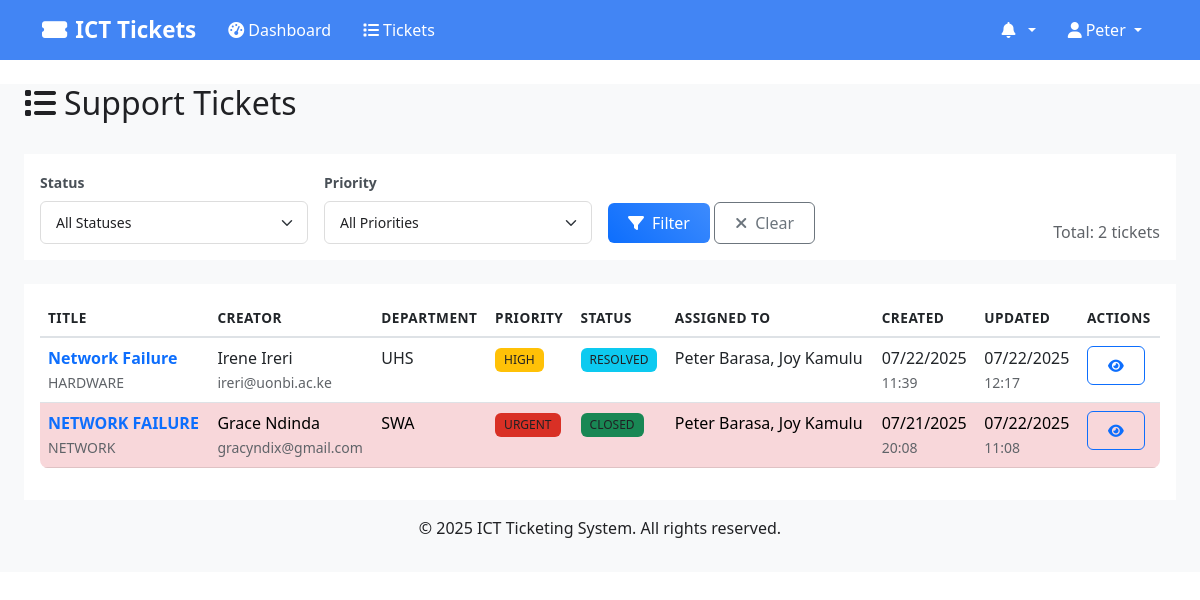
Page /tickets (signed in) on the committed database.
### models.py (models this page shows, shortened)
class User(UserMixin, db.Model):
    __tablename__ = 'users'
    id = db.Column(db.Integer, primary_key=True)
    username = db.Column(db.String(80), unique=True, nullable=False)
    email = db.Column(db.String(120), unique=True, nullable=False)
    phone = db.Column(db.String(20), nullable=True)
    password_hash = db.Column(db.String(256), nullable=False)
    first_name = db.Column(db.String(50), nullable=False)
    last_name = db.Column(db.String(50), nullable=False)
    role = db.Column(db.String(20), nullable=False)  # 'user', 'tech', 'admin'
    department_id = db.Column(db.Integer, db.ForeignKey('departments.id'), nullable=True)
    is_active = db.Column(db.Boolean, default=True)
    created_at = db.Column(db.DateTime, default=datetime.utcnow)
    updated_at = db.Column(db.DateTime, default=datetime.utcnow, onupdate=datetime.utcnow)
    department = db.relationship('Department', backref='users')
    created_tickets = db.relationship('Ticket', foreign_keys='Ticket.created_by_id', backref='creator')
    @property
    def full_name(self):
        return f"{self.first_name} {self.last_name}"

class Ticket(db.Model):
    __tablename__ = 'tickets'
    id = db.Column(db.Integer, primary_key=True)
    title = db.Column(db.String(200), nullable=False)
    description = db.Column(db.Text, nullable=False)
    priority = db.Column(db.String(10), nullable=False)  # 'URGENT', 'HIGH', 'MEDIUM', 'LOW'
    status = db.Column(db.String(20), default='OPEN')  # 'OPEN', 'IN_PROGRESS', 'RESOLVED', 'CLOSED'
    category = db.Column(db.String(50), nullable=True)
    location = db.Column(db.String(100), nullable=True)
    unit = db.Column(db.String(50), nullable=True)  # For SWA departments (USHR, LSHR)
    created_by_id = db.Column(db.Integer, db.ForeignKey('users.id'), nullable=False)
    assigned_to_ids = db.Column(db.Text, nullable=True)  # Store comma-separated IDs for multiple assignments
    created_at = db.Column(db.DateTime, default=datetime.utcnow)
    updated_at = db.Column(db.DateTime, default=datetime.utcnow, onupdate=datetime.utcnow)
    resolved_at = db.Column(db.DateTime, nullable=True)
    closed_at = db.Column(db.DateTime, nullable=True)
    due_date = db.Column(db.DateTime, nullable=True)
    @property
    def assigned_techs(self):
        if not self.assigned_to_ids:
            return []
        ids = [int(id.strip()) for id in self.assigned_to_ids.split(',') if id.strip()]
        return User.query.filter(User.id.in_(ids)).all()
    comments = db.relationship('TicketComment', backref='ticket', cascade='all, delete-orphan')
    notifications = db.relationship('Notification', backref='ticket', cascade='all, delete-orphan')
    @property
    def priority_color(self):
        colors = {
            'URGENT': 'danger',
            'HIGH': 'warning',
            'MEDIUM': 'info',
            'LOW': 'success'
        }
        return colors.get(self.priority, 'secondary')
    @property
    def status_color(self):
        colors = {
            'OPEN': 'primary',
            'IN_PROGRESS': 'warning',
            'RESOLVED': 'info',
            'CLOSED': 'success'
        }
        return colors.get(self.status, 'secondary')

class Department(db.Model):
    __tablename__ = 'departments'
    id = db.Column(db.Integer, primary_key=True)
    name = db.Column(db.String(100), unique=True, nullable=False)
    code = db.Column(db.String(10), unique=True, nullable=False)
    description = db.Column(db.Text, nullable=True)
    created_at = db.Column(db.DateTime, default=datetime.utcnow)

### routes.py (the view)
@app.route('/tickets')
@login_required
def list_tickets():
    page = request.args.get('page', 1, type=int)
    status_filter = request.args.get('status', '')
    priority_filter = request.args.get('priority', '')
    query = Ticket.query
    if current_user.role == 'user':
        query = query.filter_by(created_by_id=current_user.id)
    elif current_user.role == 'tech':
        all_tickets = Ticket.query.all()
        filtered_tickets = []
        for ticket in all_tickets:
            is_assigned_to_me = False
            if ticket.assigned_to_ids:
                assigned_ids = [int(id.strip()) for id in ticket.assigned_to_ids.split(',') if id.strip()]
                is_assigned_to_me = current_user.id in assigned_ids
            is_unassigned = ticket.assigned_to_ids is None
            if is_assigned_to_me or is_unassigned:
                filtered_tickets.append(ticket)
        from sqlalchemy import or_
        ticket_ids = [t.id for t in filtered_tickets]
        if ticket_ids:
            query = query.filter(Ticket.id.in_(ticket_ids))
        else:
            query = query.filter(Ticket.id == -1)  # No results
    if status_filter:
        query = query.filter_by(status=status_filter)
    if priority_filter:
        query = query.filter_by(priority=priority_filter)
    tickets = query.order_by(Ticket.created_at.desc()).paginate(
        page=page, per_page=20, error_out=False
    )
    return render_template('ticket_list.html', tickets=tickets)

### templates/ticket_list.html (shortened to what this page needs)
{% extends "base.html" %}
{% block content %}
<div class="container-fluid">
    <div class="row">
        <div class="col-12">
            <div class="d-flex justify-content-between align-items-center mb-4">
                <h2><i class="fas fa-list me-2"></i>Support Tickets</h2>
            </div>
        </div>
    </div>
    <div class="row mb-4">
        <div class="col-12">
            <div class="card">
                <div class="card-body">
                    <form method="GET" class="row g-3 align-items-end">
                        <div class="col-md-3">
                            <label class="form-label">Status</label>
                            <select name="status" class="form-select">
                                <option value="">All Statuses</option>
                            </select>
                        </div>
                        <div class="col-md-3">
                            <label class="form-label">Priority</label>
                            <select name="priority" class="form-select">
                                <option value="">All Priorities</option>
                            </select>
                        </div>
                        <div class="col-md-3">
                            <button type="submit" class="btn btn-primary">
                                <i class="fas fa-filter me-2"></i>Filter
                            </button>
                            <a href="{{ url_for('list_tickets') }}" class="btn btn-outline-secondary">
                                <i class="fas fa-times me-2"></i>Clear
                            </a>
                        </div>
                        <div class="col-md-3 text-end">
                            <span class="text-muted">
                                Total: {{ tickets.total }} tickets
                            </span>
                        </div>
                    </form>
                </div>
            </div>
        </div>
    </div>
    <div class="row">
        <div class="col-12">
            <div class="card">
                <div class="card-body">
                    {% if tickets.items %}
                    <div class="table-responsive">
                        <table class="table table-hover">
                            <thead>
                                <tr>
                                    <th>Title</th>
                                    <th>Creator</th>
                                    {% if current_user.role in ['tech', 'admin'] %}
                                    <th>Department</th>
                                    {% endif %}
                                    <th>Priority</th>
                                    <th>Status</th>
                                    <th>Assigned To</th>
                                    <th>Created</th>
                                    <th>Updated</th>
                                    <th>Actions</th>
                                </tr>
                            </thead>
                            <tbody>
                                {% for ticket in tickets.items %}
                                <tr class="{% if ticket.priority == 'URGENT' %}table-danger{% endif %}">
                                    <td>
                                        <a href="{{ url_for('view_ticket', ticket_id=ticket.id) }}"
                                           class="text-decoration-none fw-bold">
                                            {{ ticket.title[:50] }}{% if ticket.title|length > 50 %}...{% endif %}
                                        </a>
                                        <br>
                                        <small class="text-muted">{{ ticket.category }}</small>
                                    </td>
                                    <td>
                                        {{ ticket.creator.full_name }}<br>
                                        <small class="text-muted">{{ ticket.creator.email }}</small>
                                    </td>
                                    {% if current_user.role in ['tech', 'admin'] %}
                                    <td>
                                        {% if ticket.creator.department %}
                                        {{ ticket.creator.department.code }}
                                        {% else %}
                                        <span class="text-muted">-</span>
                                        {% endif %}
                                    </td>
                                    {% endif %}
                                    <td>
                                        <span class="badge bg-{{ ticket.priority_color }}">
                                            {{ ticket.priority }}
                                        </span>
                                    </td>
                                    <td>
                                        <span class="badge bg-{{ ticket.status_color }}">
                                            {{ ticket.status.replace('_', ' ') }}
                                        </span>
                                    </td>
                                    <td>
                                {% if ticket.assigned_techs %}
                                    {% for tech in ticket.assigned_techs %}{{ tech.full_name }}{% if not loop.last %}, {% endif %}{% endfor %}
                                {% else %}
                                    Unassigned
                                {% endif %}
                            </td>
                                    <td>
                                        {{ ticket.created_at.strftime('%m/%d/%Y') }}<br>
                                        <small class="text-muted">{{ ticket.created_at.strftime('%H:%M') }}</small>
                                    </td>
                                    <td>
                                        {% if ticket.updated_at != ticket.created_at %}
                                        {{ ticket.updated_at.strftime('%m/%d/%Y') }}<br>
                                        <small class="text-muted">{{ ticket.updated_at.strftime('%H:%M') }}</small>
                                        {% else %}
                                        <span class="text-muted">-</span>
                                        {% endif %}
                                    </td>
                                    <td>
                                        <div class="btn-group" role="group">
                                            <a href="{{ url_for('view_ticket', ticket_id=ticket.id) }}"
                                               class="btn btn-sm btn-outline-primary">
                                                <i class="fas fa-eye"></i>
                                            </a>
                                        </div>
                                    </td>
                                </tr>
                                {% endfor %}
                            </tbody>
                        </table>
                    </div>
                    {% endif %}
                </div>
            </div>
        </div>
    </div>
</div>
{% endblock %}

### templates/base.html (shortened to what this page needs)
<!DOCTYPE html>
<html lang="en">
<head>
    <link href="https://cdn.jsdelivr.net/npm/bootstrap@5.3.0/dist/css/bootstrap.min.css" rel="stylesheet">
    <link href="https://cdnjs.cloudflare.com/ajax/libs/font-awesome/6.4.0/css/all.min.css" rel="stylesheet">
    <link href="{{ url_for('static', filename='css/style.css') }}" rel="stylesheet">
</head>
<body>
    <nav class="navbar navbar-expand-lg shadow-sm" style="background-color: #4285f4 !important;">
        <div class="container" style="background-color: #4285f4;">
            <a class="navbar-brand" href="{{ url_for('dashboard' if current_user.is_authenticated else 'index') }}" style="color: #ffffff !important; font-weight: 600;">
                <i class="fas fa-ticket-alt me-2"></i>ICT Tickets
            </a>
            {% if current_user.is_authenticated %}
            <div class="collapse navbar-collapse" id="navbarNav">
                <ul class="navbar-nav me-auto">
                    <li class="nav-item">
                        <a class="nav-link" href="{{ url_for('dashboard') }}" style="color: #ffffff !important; font-weight: 500;">
                            <i class="fas fa-tachometer-alt me-1"></i>Dashboard
                        </a>
                    </li>
                    <li class="nav-item">
                        <a class="nav-link" href="{{ url_for('list_tickets') }}" style="color: #ffffff !important; font-weight: 500;">
                            <i class="fas fa-list me-1"></i>Tickets
                        </a>
                    </li>
                </ul>
                <ul class="navbar-nav">
                    <li class="nav-item dropdown">
                        <a class="nav-link dropdown-toggle" href="#" role="button" data-bs-toggle="dropdown" style="color: #ffffff !important; font-weight: 500;">
                            <i class="fas fa-bell me-1"></i>
                            {% set unread_count = 0 %}
                            {% if current_user.notifications is defined and current_user.notifications %}
                                {% set unread_count = current_user.notifications|selectattr('is_read', 'equalto', False)|list|length %}
                            {% endif %}
                        </a>
                            {% set recent_notifications = [] %}
                            {% if current_user.notifications is defined and current_user.notifications %}
                                {% set recent_notifications = current_user.notifications[:5] %}
                            {% endif %}
                    </li>
                    <li class="nav-item dropdown">
                        <a class="nav-link dropdown-toggle" href="#" role="button" data-bs-toggle="dropdown" style="color: #ffffff !important; font-weight: 500;">
                            <i class="fas fa-user me-1"></i>{{ current_user.first_name }}
                        </a>
                    </li>
                </ul>
            </div>
            {% endif %}
        </div>
    </nav>
    <main class="container-fluid mt-4">
        {% block content %}{% endblock %}
    </main>
    <footer class="bg-light text-center text-muted py-3 mt-5">
        <div class="container">
            <p>&copy; 2025 ICT Ticketing System. All rights reserved.</p>
        </div>
    </footer>
</body>
</html>

### rows in the picture
User: first_name "Peter", full_name "Peter Barasa"
Ticket: title "Network Failure", category "HARDWARE", creator.full_name "Irene Ireri", creator.email "ireri@uonbi.ac.ke", creator.department.code "UHS", priority "HIGH", status.replace "RESOLVED", created_at "07/22/2025", created_at "11:39", updated_at "07/22/2025", updated_at "12:17"
User: full_name "Joy Kamulu"
Ticket: title "NETWORK FAILURE", category "NETWORK", creator.full_name "Grace Ndinda", creator.email "gracyndix@gmail.com", creator.department.code "SWA", priority "URGENT", status.replace "CLOSED", created_at "07/21/2025", created_at "20:08", updated_at "07/22/2025", updated_at "11:08"

### other values in the picture
{{ tickets.total }} "2"
